Frame 1 (no input): blank canvas, image omitted
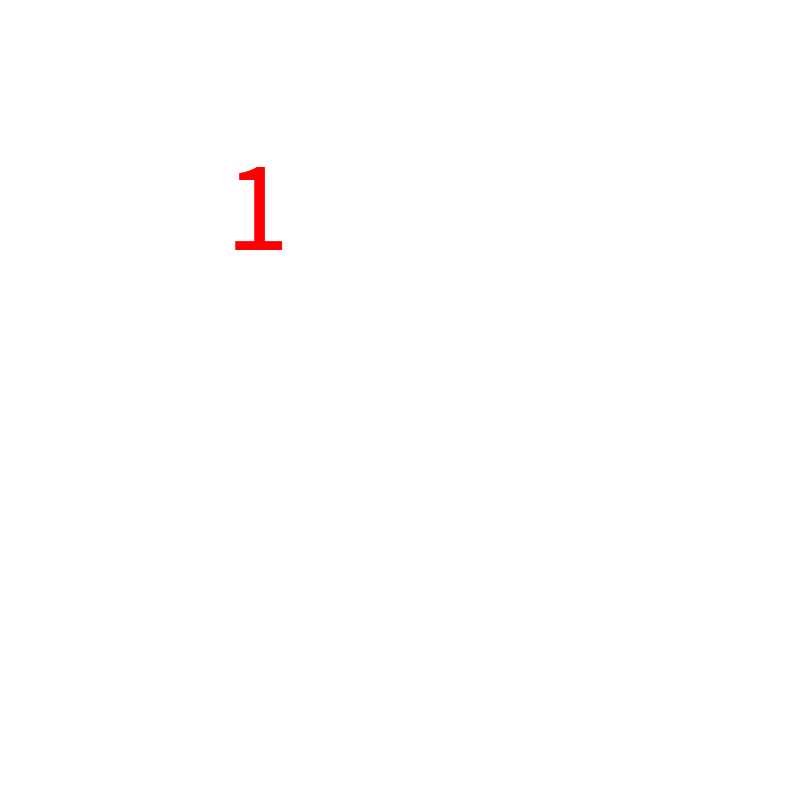
Frame 60 (the mouse pressed at the canvas centre just before this capture)
Frame 120 (the mouse held since frame 60 and released just before this capture): identical to frame 60, image omitted

The Processing sketch that drew this single still picture (run headless with seeded random() and noise(); from frame 60 on, the mouse is pressed at the canvas centre):

// Processing sketch: opdracht_12_4
// ── opdracht_12_4.pde
int seconden = (0);
boolean lock = false;
long time = System.currentTimeMillis();

void setup(){
  size(800,800); 
}

void draw(){
  if (!lock) {

   long secondtime = System.currentTimeMillis();

    if (secondtime >= (time + 1000)) {
     time = System.currentTimeMillis();
     background(255);
     fill(255,0,0);
     text (seconden++,225,250,20);
     textSize(130);
   }
  }
}


void mousePressed(){
lock = !lock;
 if (seconden > 0){
   seconden = 0;
 }
}
